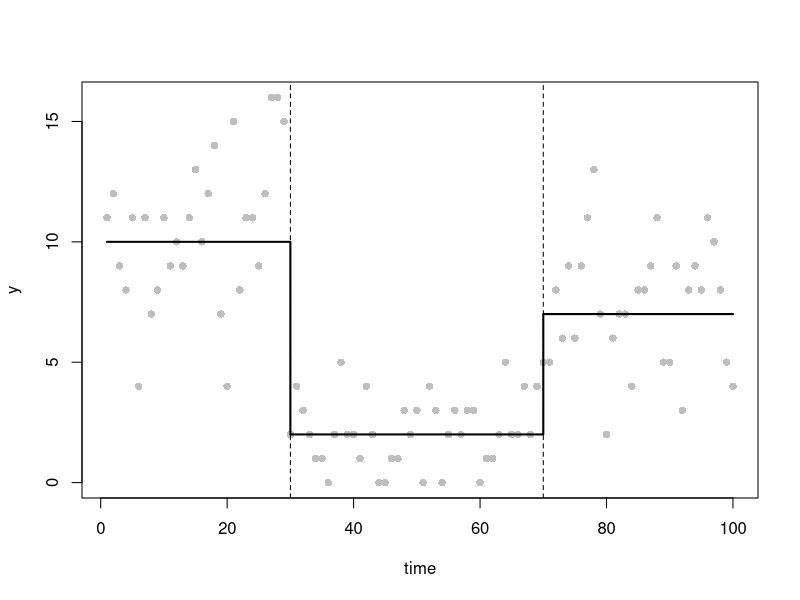
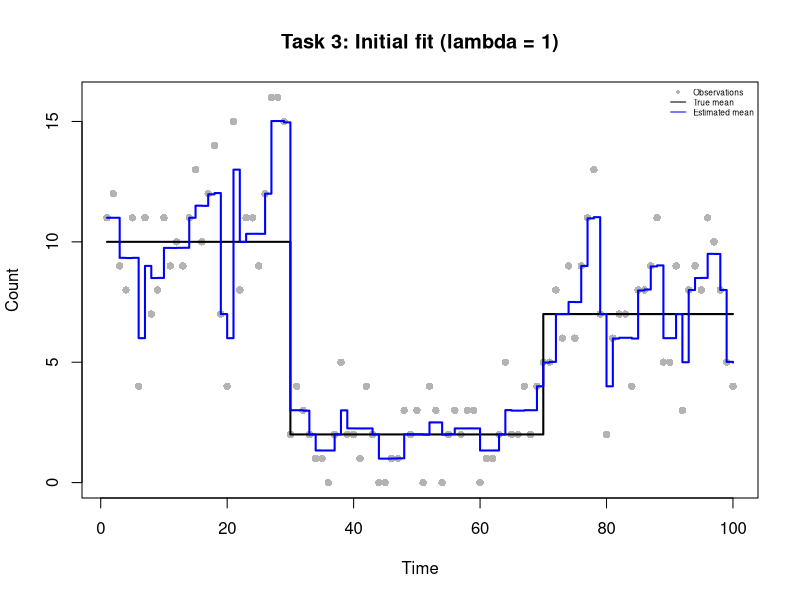
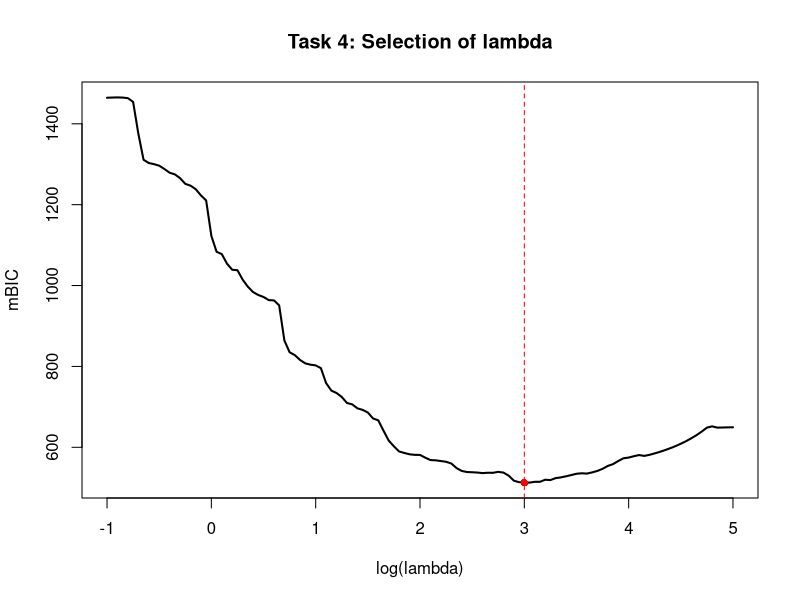
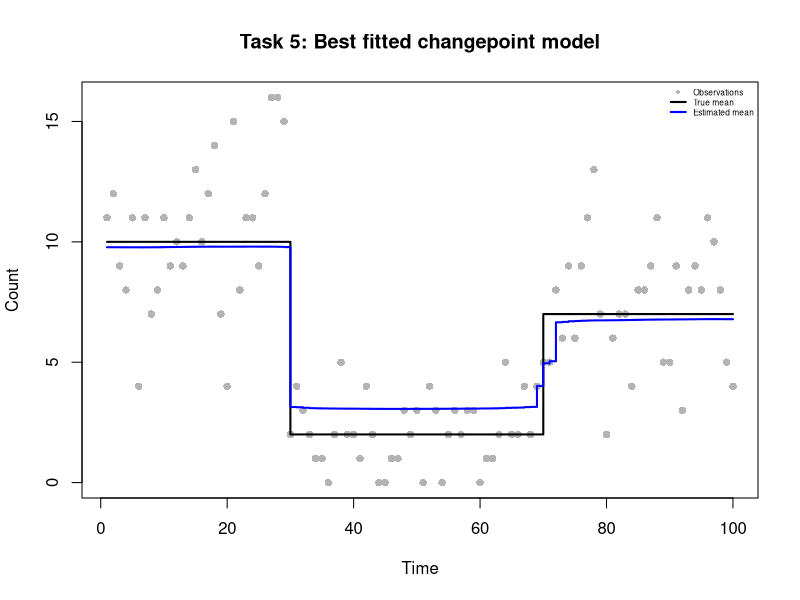
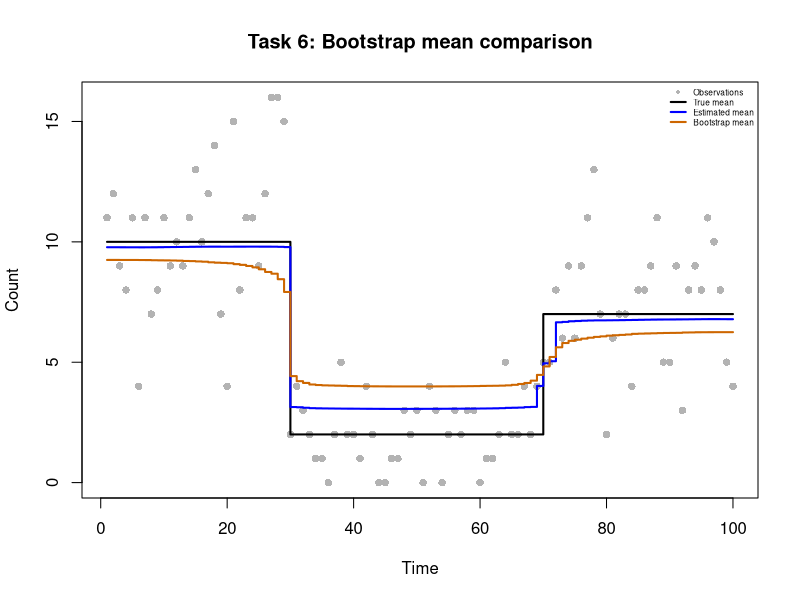
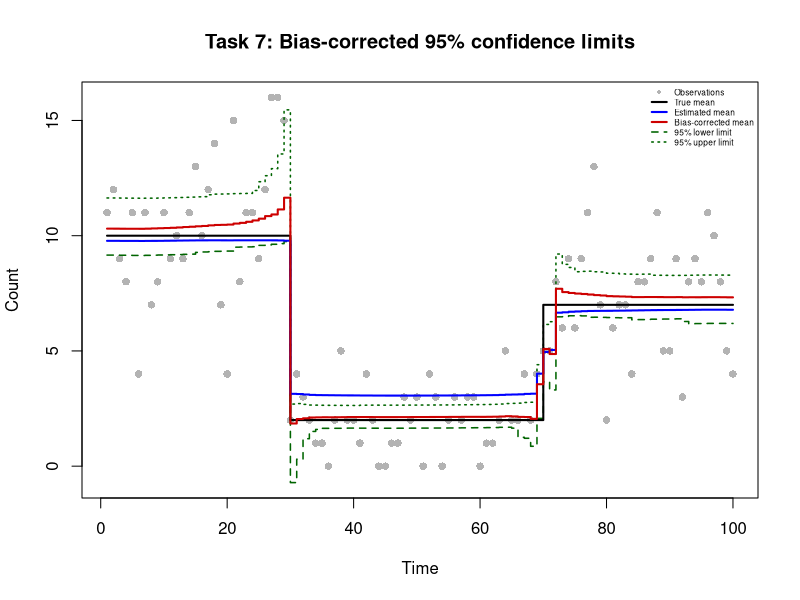

Source code (R) for these figures, in order:
# Practical 3: Poisson Changepoint Model
# GitHub repository: https://github.com/tttraveller/Extended-statistics-pratical_1-.git
#
# Group number: 36
# Group member contributions:
# Lianjie Wu(s2970562): Tasks 1-3
#   Data simulation, smoothed LASSO objective and derivatives,
#   finite-difference verification, and initial BFGS fitting.
# Sicheng Liang(s2956212): Tasks 4-5
#   mBIC-based penalty selection, optimal model refitting,
#   and changepoint estimation.
# Josie Zhuo(s2959889): Tasks 6-7
#   Parametric bootstrap, bias correction, confidence intervals,
#   and final visualisation.
# All members participated in code review, testing, and integration.

#Task 1: Simulate data from a poisson changepoint model
set.seed(12345)
n <- 100
time <- 1:n

tau_true <- c(1, 30, 70, n+1)  ## cpt positions (with tau_0 and tau_{m+1})
m_true <- length(tau_true)-2  ## number of cpts (m)
theta_true <- c(10, 2, 7)  ## segment parameters (theta_1, theta_2, theta_3)

mu_true <- numeric(n)  ## mean function

for(i in seq_along(theta_true))
  mu_true[tau_true[i]:(tau_true[i+1]-1)] <- theta_true[i]
y <- rpois(n, lambda = mu_true)  ## simulate data y

# plot the observations, true mean and changepoint locations
plot(time, y, pch = 16, col = "grey")
lines(mu_true, col="black", lwd=2, type ="s")
abline(v = tau_true[-c(1,length(tau_true))], lty="dashed")

#Task 2: Smoothed LASSO objective and its derivatives

# Compute the penalised negative Poisson log-likelihood
# The cumulative sum of beta gives the log-mean at each time point
# Only beta[2:n]is penalised, since beta[1] is the baseline
poission_lasso_objective <- function(beta, y, lambda = 1, eps = 1e-6) {
  eta <- cumsum(beta)
  mu <- exp(eta)
  neg_loglik <- sum(mu - y * eta + lgamma(y + 1))
  penalty <- lambda * sum(sqrt(beta[-1L]^2 + eps))
  neg_loglik + penalty
}

# Compute the gradient of the penalised objective
# Reverse cumulative sums compute the negative log-likelihood gradient
# The smoothed LASSO derivative is added for beta[2:n]
poission_lasso_grad <- function(beta, y, lambda = 1, eps = 1e-6) {
  mu <- exp(cumsum(beta))
  gradient <- rev(cumsum(rev(mu - y)))
  gradient[-1L] <- gradient[-1L] +
    lambda * beta[-1L] / sqrt(beta[-1L]^2 + eps)
  gradient
}

# Compute the Hessian matrix of the penalised objective
# Each likelihood entry sums mu from max(i,j) to n
poission_lasso_hess <- function(beta, y, lambda = 1, eps = 1e-6) {
  p <- length(beta)
  mu <- exp(cumsum(beta))
  tail_mu <- rev(cumsum(rev(mu)))
  max_index <- outer(seq_len(p), seq_len(p), FUN = pmax)
  H <- matrix(tail_mu[as.vector(max_index)], nrow = p, ncol = p)
  j <- seq.int(2L, p)
  H[cbind(j, j)] <- H[cbind(j, j)] +
    lambda * eps / (beta[j]^2 + eps)^(3 / 2)
  H
}

# Check the analytical derivatives using central finite differences
# Start from a constant-mean model with no initial changepoints
beta_start <- c(log(mean(y)), rep(0, n - 1L))

# Test the baseline and three selected change parameters
check_idx <- c(1L, 30L, 70L, 100L)
h <- 1e-6

# Approximate the gradient using difference in objective values
numeric_grad <- sapply(check_idx, function(j) {
  bp <- beta_start
  bm <- beta_start
  bp[j] <- bp[j] + h
  bm[j] <- bm[j] - h
  (poission_lasso_objective(bp, y) -
      poission_lasso_objective(bm, y)) / (2 * h)
})
analytic_grad <- poission_lasso_grad(beta_start, y)
grad_error <- max(abs(numeric_grad - analytic_grad[check_idx]))

# Approximate Hessian columns using differences in gradients
numeric_hess_cols <- sapply(check_idx, function(j) {
  bp <- beta_start
  bm <- beta_start
  bp[j] <- bp[j] + h
  bm[j] <- bm[j] - h
  (poission_lasso_grad(bp, y) - poission_lasso_grad(bm, y)) / (2 * h)
})
analytic_hess <- poission_lasso_hess(beta_start, y)
hess_error <- max(abs(numeric_hess_cols - analytic_hess[, check_idx]))

# Report the largest errors and stop if they exceed tolerance
cat("Finite-difference gradient max error:", grad_error, "\n")
cat("Finite-difference Hessian max error:", hess_error, "\n")
stopifnot(grad_error < 1e-3, hess_error < 1e-2)


# Task 3: Initial model fitting with lambda=1

# Fit the penalised Poisson model using BFGS
# If optimisation fails to converge, restart from the last estimate
# with an increased iteration limit
fit_poisson <- function(y, lambda, start) {
  fit <- optim(par = start,
               fn = poission_lasso_objective,
               gr = poission_lasso_grad,
               y = y, lambda = lambda, eps = 1e-6,
               method = "BFGS",
               control = list(maxit = 2000, reltol = 1e-9))
  if (fit$convergence != 0L) {
    fit <- optim(par = fit$par,
                 fn = poission_lasso_objective,
                 gr = poission_lasso_grad,
                 y = y, lambda = lambda, eps = 1e-6,
                 method = "BFGS",
                 control = list(maxit = 4000, reltol = 1e-9))
  }
  fit
}

# Fit the model with the initial penalty lambda=1
fit_initial <- fit_poisson(y, lambda = 1, start = beta_start)

# Check convergence and the remaining gradient magnitude
cat("Task 3 BFGS convergence code:", fit_initial$convergence, "\n")
cat("Task 3 maximum absolute gradient:",
    max(abs(poission_lasso_grad(fit_initial$par, y, lambda = 1))), "\n")
if (fit_initial$convergence != 0L) stop("Task 3 did not converge.")

# Recover the estimated mean from the fitted log-mean parameters
mu_initial <- exp(cumsum(fit_initial$par))

# Compare observations with the true and estimated mean functions
plot(
  time, y,
  pch = 16, col = "grey70",
  xlab = "Time", ylab = "Count",
  main = "Task 3: Initial fit (lambda = 1)"
)

lines(time, mu_true, col = "black", lwd = 2, type = "s")
lines(time, mu_initial, col = "blue", lwd = 2, type = "s")

legend(
  "topright",
  legend = c("Observations", "True mean", "Estimated mean"),
  col = c("grey70", "black", "blue"),
  pch = c(16, NA, NA),
  lty = c(NA, 1, 1),
  cex = 0.5,
  bty = "n"
)


#Task 4: Penalty selection via grid search and mBIC

#generate the 121 lambda values
log_lambda_grid <- seq(-1, 5, by = 0.05)
lambda_grid <- exp(log_lambda_grid)
n_lambda <- length(lambda_grid)

# Store the results for each penalty value
mbic_values <- rep(NA_real_, n_lambda)
edf_values <- rep(NA_real_, n_lambda)
loglik_values <- rep(NA_real_, n_lambda)
convergence_codes <- rep(NA_integer_, n_lambda)

# Use warm starts to improve optimisation efficiency.
beta_current <- beta_start

for (i in seq_along(lambda_grid)) {
  lambda_current <- lambda_grid[i]
  # Fit the penalised Poisson model(by BFGS)
  fit <- fit_poisson(
    y = y,
    lambda = lambda_current,
    start = beta_current
  )
  
  # Record the convergence and skip unsuccessful fits
  convergence_codes[i] <- fit$convergence
  
  if (fit$convergence != 0L) {
    warning(paste("Optimisation failed at lambda =", lambda_current))
    next
  }
  
  # Extract the estimated parameters and update the parameters
  beta_hat <- fit$par
  beta_current <- beta_hat
  
  # Compute Hessians
  H_lambda <- poission_lasso_hess(
    beta_hat, y, lambda = lambda_current
  )
  
  H_0 <- poission_lasso_hess(
    beta_hat, y, lambda = 0
  )
  
  # Compute the effective degrees of freedom
  # Handle possible numerical failures when solving the Hessian system.
  edf <- tryCatch(
    #compute the trace(H_lambda^{-1} * H_0)
    sum(diag(solve(H_lambda, H_0))),
    error = function(e) {
      warning(paste("EDF calculation failed at lambda =", lambda_current))
      NA_real_
    }
  )
  
  if (!is.finite(edf)) next
  
  # Evaluate the unpenalised log-likelihood
  loglik <- -poission_lasso_objective(
    beta_hat, y, lambda = 0
  )
  
  # Compute the effective number of changepoints
  m_tilde <- edf - 1
  
  # Modified BIC
  mbic <- 3 * m_tilde * log(length(y)) - 2 * loglik
  
  # Results
  edf_values[i] <- edf
  loglik_values[i] <- loglik
  mbic_values[i] <- mbic
}
# Warn if any grid points failed to converge or produced invalid mBIC values
if (any(convergence_codes != 0L, na.rm = TRUE) ||
    any(!is.finite(mbic_values))) {
  warning("Some grid search results are invalid. Inspect Task 4.")
}

# Combine the results
q4_results <- data.frame(
  log_lambda = log_lambda_grid,
  lambda = lambda_grid,
  EDF = edf_values,
  mBIC = mbic_values,
  convergence = convergence_codes
)

# Check that valid results are available
valid_index <- which(is.finite(mbic_values))

if (length(valid_index) == 0L) {
  stop("No valid mBIC values were obtained.")
}

best_index <- valid_index[
  which.min(mbic_values[valid_index])
]

lambda_best <- lambda_grid[best_index]
log_lambda_best <- log_lambda_grid[best_index]
edf_best <- edf_values[best_index]
m_tilde_best <- edf_best - 1

# Display the selected model
cat("Best lambda:", lambda_best, "\n")
cat("Best log(lambda):", log_lambda_best, "\n")
cat("Minimum mBIC:", mbic_values[best_index], "\n")
cat("Effective degrees of freedom:", edf_best, "\n")
cat("Effective number of changepoints:", m_tilde_best, "\n")
cat("Number of invalid mBIC values:",
    sum(!is.finite(mbic_values)), "\n")
cat("Number of failed optimisations:",
    sum(convergence_codes != 0L, na.rm = TRUE), "\n")

# Plot mBIC against log(lambda)
plot(log_lambda_grid, mbic_values,
     type = "l",
     lwd = 2,
     xlab = "log(lambda)",
     ylab = "mBIC",
     main = "Task 4: Selection of lambda")

abline(v = log_lambda_best, col = "red", lty = 2)
points(log_lambda_best, mbic_values[best_index],
       col = "red", pch = 16)


#task5 Optimal model refitting and changepoint identification

# Refit the model
fit_best <- fit_poisson(
  y = y,
  lambda = lambda_best,
  start = beta_start
)

# Check the convergence
cat("Task 5 BFGS convergence code:", fit_best$convergence, "\n")

if (fit_best$convergence != 0L) {
  stop("Task 5 optimisation did not converge.")
}

# Extract the estimated parameters
beta_best <- fit_best$par

# Compute the estimated mean function
mu_best <- exp(cumsum(beta_best))

# Estimate the number of changepoints
m_hat <- floor(m_tilde_best)

# Identify the changepoints using the largest absolute coefficients
beta_changes <- abs(beta_best[-1L])

if (m_hat > 0L) {
  sorted_index <- order(beta_changes, decreasing = TRUE)
  tau_hat <- sort(sorted_index[seq_len(m_hat)] + 1L)
} else {
  tau_hat <- integer(0)
}

# Display the estimated changepoints
cat("Selected lambda:", lambda_best, "\n")
cat("Estimated number of changepoints:", m_hat, "\n")
cat("Estimated changepoint locations:", tau_hat, "\n")
cat("Task 5 maximum absolute gradient:",
    max(abs(poission_lasso_grad(beta_best, y, lambda = lambda_best))), "\n")

# Plot the observations, true mean and estimated mean
plot(time, y,
     pch = 16,
     col = "grey70",
     xlab = "Time",
     ylab = "Count",
     main = "Task 5: Best fitted changepoint model"
     )

lines(time, mu_true, col = "black", lwd = 2, type = "s")
lines(time, mu_best, col = "blue", lwd = 2, type = "s")

legend("topright",
       legend = c("Observations", "True mean", "Estimated mean"),
       col = c("grey70", "black", "blue"),
       pch = c(16, NA, NA),
       lty = c(NA, 1, 1),
       lwd = c(NA, 2, 2),
       cex = 0.5,
       bty = "n")


# Task 6: Parametric bootstrap and bias correction

# Use the selected penalty for all 200 bootstrap samples.
B <- 200L
n_obs <- length(y)

stopifnot(
  length(time) == n_obs,
  length(mu_true) == n_obs,
  length(mu_best) == n_obs,
  length(beta_best) == n_obs,
  all(is.finite(mu_best)), all(mu_best > 0),
  is.finite(lambda_best), lambda_best > 0
)

# Fix the seed and store each fitted bootstrap mean function.
set.seed(20261117)
mu_boot <- matrix(NA_real_, nrow = B, ncol = n_obs)
boot_convergence <- integer(B)

# Simulate Poisson data and refit with the selected penalty.

for (b in seq_len(B)) {
  y_sim <- rpois(n_obs, lambda = mu_best)
  fit_sim <- fit_poisson(y_sim, lambda = lambda_best,
                          start = beta_best)
    
  # Verify convergence before accepting the fitted mean.
  boot_convergence[b] <- fit_sim$convergence
  if (fit_sim$convergence != 0L) {
    stop(sprintf("Task 6: bootstrap fit %d did not converge.", b))
  }
    
  mu_sim <- exp(cumsum(fit_sim$par))
  if (any(!is.finite(mu_sim)) || any(mu_sim <= 0)) {
    stop(sprintf("Task 6: invalid fitted mean for sample %d.", b))
  }
  mu_boot[b, ] <- mu_sim
}


# Estimate the bootstrap mean and correct its pointwise bias.
mu_bar <- colMeans(mu_boot)
bootstrap_bias <- mu_bar - mu_best
mu_bc <- mu_best - bootstrap_bias

# Reflect the 95% percentile limits around the original estimate.
percentile_limits <- apply(mu_boot, 2L, quantile,
                           probs = c(0.025, 0.975), names = FALSE)
q_L <- percentile_limits[1L, ]
q_U <- percentile_limits[2L, ]
q_L_bc <- 2 * mu_best - q_U
q_U_bc <- 2 * mu_best - q_L

stopifnot(all(is.finite(mu_bc)), all(is.finite(q_L_bc)),
          all(is.finite(q_U_bc)), all(q_L_bc <= q_U_bc))

cat("Task 6 completed bootstrap fits:",
    sum(boot_convergence == 0L), "of", B, "\n")
# Compare observed counts and the three mean functions.
plot(time, y, pch = 16, col = "grey70",
     ylim = range(c(0, y, mu_true, mu_best, mu_bar)),
     xlab = "Time", ylab = "Count",
     main = "Task 6: Bootstrap mean comparison")
lines(time, mu_true, col = "black", lwd = 2, type = "s")
lines(time, mu_best, col = "blue", lwd = 2, type = "s")
lines(time, mu_bar, col = "darkorange3", lwd = 2, type = "s")
legend("topright",
       legend = c("Observations", "True mean", "Estimated mean",
                  "Bootstrap mean"),
       col = c("grey70", "black", "blue", "darkorange3"),
       pch = c(16, NA, NA, NA),
       lty = c(NA, 1, 1, 1),
       lwd = c(NA, 2, 2, 2),
       cex = 0.5, bty = "n")


# Task 7: Final plot with bias-corrected confidence limits

# Report negative basic-bootstrap limits without altering them.
negative_lower_idx <- which(q_L_bc < 0)
if (length(negative_lower_idx) > 0L) {
  cat("Task 7: negative corrected lower limits at time points:",
      paste(time[negative_lower_idx], collapse = ", "), "\n")
}

# Include all plotted series when choosing the vertical range.
final_ylim <- range(c(0, y, mu_true, mu_best, mu_bc,
                      q_L_bc, q_U_bc))

plot(time, y, pch = 16, col = "grey70", ylim = final_ylim,
     xlab = "Time", ylab = "Count",
     main = "Task 7: Bias-corrected 95% confidence limits")
# Give the lower and upper confidence limits distinct line types.
lines(time, q_L_bc, col = "darkgreen", lwd = 1.5,
      lty = 2, type = "s")
lines(time, q_U_bc, col = "darkgreen", lwd = 1.5,
      lty = 3, type = "s")
lines(time, mu_true, col = "black", lwd = 2, type = "s")
lines(time, mu_best, col = "blue", lwd = 2, type = "s")
lines(time, mu_bc, col = "red3", lwd = 2, type = "s")
legend("topright",
       legend = c("Observations", "True mean", "Estimated mean",
                  "Bias-corrected mean", "95% lower limit",
                  "95% upper limit"),
       col = c("grey70", "black", "blue", "red3",
               "darkgreen", "darkgreen"),
       pch = c(16, NA, NA, NA, NA, NA),
       lty = c(NA, 1, 1, 1, 2, 3),
       lwd = c(NA, 2, 2, 2, 1.5, 1.5),
       cex = 0.5, bty = "n")
